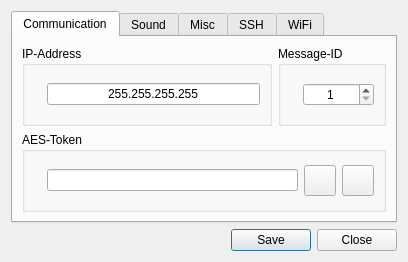
<?xml version="1.0" encoding="UTF-8"?>
<ui version="4.0">
 <class>Dialog_Setup</class>
 <widget class="QDialog" name="Dialog_Setup">
  <property name="geometry">
   <rect>
    <x>0</x>
    <y>0</y>
    <width>408</width>
    <height>262</height>
   </rect>
  </property>
  <property name="windowTitle">
   <string>Configuration</string>
  </property>
  <property name="windowIcon">
   <iconset resource="../rrcc.qrc">
    <normaloff>:/png/png/setup.png</normaloff>:/png/png/setup.png</iconset>
  </property>
  <layout class="QVBoxLayout" name="verticalLayout">
   <item>
    <widget class="QTabWidget" name="tabWidget">
     <property name="currentIndex">
      <number>0</number>
     </property>
     <property name="iconSize">
      <size>
       <width>24</width>
       <height>24</height>
      </size>
     </property>
     <widget class="QWidget" name="tab_communication">
      <attribute name="icon">
       <iconset resource="../rrcc.qrc">
        <normaloff>:/png/png/communication.png</normaloff>:/png/png/communication.png</iconset>
      </attribute>
      <attribute name="title">
       <string>Communication</string>
      </attribute>
      <layout class="QVBoxLayout" name="verticalLayout_3">
       <item>
        <layout class="QHBoxLayout" name="horizontalLayout_5">
         <item>
          <widget class="QGroupBox" name="groupBox">
           <property name="title">
            <string>IP-Address</string>
           </property>
           <layout class="QVBoxLayout" name="verticalLayout_2">
            <item>
             <layout class="QHBoxLayout" name="horizontalLayout">
              <item>
               <widget class="QLabel" name="label">
                <property name="text">
                 <string/>
                </property>
                <property name="pixmap">
                 <pixmap resource="../rrcc.qrc">:/png/png/network.png</pixmap>
                </property>
               </widget>
              </item>
              <item>
               <widget class="QLineEdit" name="lineEdit_ip">
                <property name="text">
                 <string notr="true">255.255.255.255</string>
                </property>
                <property name="maxLength">
                 <number>15</number>
                </property>
                <property name="alignment">
                 <set>Qt::AlignCenter</set>
                </property>
               </widget>
              </item>
             </layout>
            </item>
           </layout>
          </widget>
         </item>
         <item>
          <widget class="QGroupBox" name="groupBox_4">
           <property name="title">
            <string>Message-ID</string>
           </property>
           <layout class="QHBoxLayout" name="horizontalLayout_6">
            <item>
             <widget class="QLabel" name="label_5">
              <property name="text">
               <string/>
              </property>
              <property name="pixmap">
               <pixmap resource="../rrcc.qrc">:/png/png/msgid.png</pixmap>
              </property>
             </widget>
            </item>
            <item>
             <widget class="QSpinBox" name="spinBox_id">
              <property name="alignment">
               <set>Qt::AlignCenter</set>
              </property>
              <property name="showGroupSeparator" stdset="0">
               <bool>true</bool>
              </property>
              <property name="minimum">
               <number>1</number>
              </property>
              <property name="maximum">
               <number>1000000</number>
              </property>
             </widget>
            </item>
           </layout>
          </widget>
         </item>
        </layout>
       </item>
       <item>
        <widget class="QGroupBox" name="groupBox_2">
         <property name="title">
          <string>AES-Token</string>
         </property>
         <layout class="QHBoxLayout" name="horizontalLayout_2">
          <item>
           <widget class="QLabel" name="label_2">
            <property name="text">
             <string/>
            </property>
            <property name="pixmap">
             <pixmap resource="../rrcc.qrc">:/png/png/padlock.png</pixmap>
            </property>
           </widget>
          </item>
          <item>
           <widget class="QLineEdit" name="lineEdit_token">
            <property name="minimumSize">
             <size>
              <width>230</width>
              <height>0</height>
             </size>
            </property>
            <property name="text">
             <string notr="true"/>
            </property>
            <property name="maxLength">
             <number>32767</number>
            </property>
            <property name="cursorPosition">
             <number>0</number>
            </property>
            <property name="alignment">
             <set>Qt::AlignCenter</set>
            </property>
           </widget>
          </item>
          <item>
           <widget class="QToolButton" name="toolButton_ssh">
            <property name="text">
             <string/>
            </property>
            <property name="icon">
             <iconset resource="../rrcc.qrc">
              <normaloff>:/png/png/gift.png</normaloff>:/png/png/gift.png</iconset>
            </property>
            <property name="iconSize">
             <size>
              <width>24</width>
              <height>24</height>
             </size>
            </property>
           </widget>
          </item>
          <item>
           <widget class="QToolButton" name="toolButton_convert">
            <property name="text">
             <string/>
            </property>
            <property name="icon">
             <iconset resource="../rrcc.qrc">
              <normaloff>:/png/png/converter.png</normaloff>:/png/png/converter.png</iconset>
            </property>
            <property name="iconSize">
             <size>
              <width>24</width>
              <height>24</height>
             </size>
            </property>
           </widget>
          </item>
         </layout>
        </widget>
       </item>
      </layout>
     </widget>
     <widget class="QWidget" name="tab_sound">
      <attribute name="icon">
       <iconset resource="../rrcc.qrc">
        <normaloff>:/png/png/sound.png</normaloff>:/png/png/sound.png</iconset>
      </attribute>
      <attribute name="title">
       <string>Sound</string>
      </attribute>
      <layout class="QVBoxLayout" name="verticalLayout_7">
       <item>
        <widget class="QGroupBox" name="groupBox_5">
         <property name="title">
          <string>Volume</string>
         </property>
         <layout class="QHBoxLayout" name="horizontalLayout_7">
          <item>
           <widget class="QLabel" name="label_6">
            <property name="text">
             <string/>
            </property>
            <property name="pixmap">
             <pixmap resource="../rrcc.qrc">:/png/png/volume.png</pixmap>
            </property>
           </widget>
          </item>
          <item>
           <widget class="QSlider" name="horizontalSlider_volume">
            <property name="maximum">
             <number>100</number>
            </property>
            <property name="orientation">
             <enum>Qt::Horizontal</enum>
            </property>
            <property name="tickPosition">
             <enum>QSlider::TicksBothSides</enum>
            </property>
            <property name="tickInterval">
             <number>5</number>
            </property>
           </widget>
          </item>
          <item>
           <widget class="QLabel" name="label_volume">
            <property name="text">
             <string notr="true">0</string>
            </property>
            <property name="alignment">
             <set>Qt::AlignCenter</set>
            </property>
           </widget>
          </item>
         </layout>
        </widget>
       </item>
       <item>
        <layout class="QHBoxLayout" name="horizontalLayout_9">
         <item>
          <widget class="QGroupBox" name="groupBox_dnd">
           <property name="title">
            <string>Do Not Disturb</string>
           </property>
           <property name="checkable">
            <bool>true</bool>
           </property>
           <property name="checked">
            <bool>false</bool>
           </property>
           <layout class="QHBoxLayout" name="horizontalLayout_10">
            <item>
             <widget class="QLabel" name="label_8">
              <property name="sizePolicy">
               <sizepolicy hsizetype="Fixed" vsizetype="Preferred">
                <horstretch>0</horstretch>
                <verstretch>0</verstretch>
               </sizepolicy>
              </property>
              <property name="text">
               <string/>
              </property>
              <property name="pixmap">
               <pixmap resource="../rrcc.qrc">:/png/png/mute.png</pixmap>
              </property>
             </widget>
            </item>
            <item>
             <widget class="QTimeEdit" name="timeEdit_dnd1">
              <property name="displayFormat">
               <string notr="true">HH:mm</string>
              </property>
             </widget>
            </item>
            <item>
             <widget class="QTimeEdit" name="timeEdit_dnd0"/>
            </item>
           </layout>
          </widget>
         </item>
         <item>
          <widget class="QGroupBox" name="groupBox_6">
           <property name="title">
            <string>Voice</string>
           </property>
           <layout class="QHBoxLayout" name="horizontalLayout_8">
            <item>
             <widget class="QLabel" name="label_7">
              <property name="sizePolicy">
               <sizepolicy hsizetype="Fixed" vsizetype="Preferred">
                <horstretch>0</horstretch>
                <verstretch>0</verstretch>
               </sizepolicy>
              </property>
              <property name="text">
               <string/>
              </property>
              <property name="pixmap">
               <pixmap resource="../rrcc.qrc">:/png/png/voice.png</pixmap>
              </property>
             </widget>
            </item>
            <item>
             <widget class="QToolButton" name="toolButton_sound_install">
              <property name="text">
               <string notr="true"/>
              </property>
              <property name="icon">
               <iconset resource="../rrcc.qrc">
                <normaloff>:/png/png/open.png</normaloff>:/png/png/open.png</iconset>
              </property>
              <property name="iconSize">
               <size>
                <width>24</width>
                <height>24</height>
               </size>
              </property>
             </widget>
            </item>
            <item>
             <widget class="QToolButton" name="toolButton_sound_pack">
              <property name="text">
               <string notr="true"/>
              </property>
              <property name="icon">
               <iconset resource="../rrcc.qrc">
                <normaloff>:/png/png/compress.png</normaloff>:/png/png/compress.png</iconset>
              </property>
              <property name="iconSize">
               <size>
                <width>24</width>
                <height>24</height>
               </size>
              </property>
             </widget>
            </item>
            <item>
             <widget class="QToolButton" name="toolButton_sound_unpack">
              <property name="text">
               <string/>
              </property>
              <property name="icon">
               <iconset resource="../rrcc.qrc">
                <normaloff>:/png/png/decompress.png</normaloff>:/png/png/decompress.png</iconset>
              </property>
              <property name="iconSize">
               <size>
                <width>24</width>
                <height>24</height>
               </size>
              </property>
             </widget>
            </item>
           </layout>
          </widget>
         </item>
        </layout>
       </item>
      </layout>
     </widget>
     <widget class="QWidget" name="tab_misc">
      <attribute name="icon">
       <iconset resource="../rrcc.qrc">
        <normaloff>:/png/png/misc.png</normaloff>:/png/png/misc.png</iconset>
      </attribute>
      <attribute name="title">
       <string>Misc</string>
      </attribute>
      <layout class="QVBoxLayout" name="verticalLayout_4">
       <item>
        <widget class="QGroupBox" name="groupBox_carpet">
         <property name="title">
          <string>Carpet Mode</string>
         </property>
         <property name="alignment">
          <set>Qt::AlignLeading|Qt::AlignLeft|Qt::AlignVCenter</set>
         </property>
         <property name="checkable">
          <bool>true</bool>
         </property>
         <property name="checked">
          <bool>false</bool>
         </property>
         <layout class="QHBoxLayout" name="horizontalLayout_15">
          <item>
           <widget class="QSpinBox" name="spinBox_carpet_integral">
            <property name="alignment">
             <set>Qt::AlignCenter</set>
            </property>
            <property name="maximum">
             <number>1000</number>
            </property>
            <property name="value">
             <number>0</number>
            </property>
           </widget>
          </item>
          <item>
           <widget class="QSpinBox" name="spinBox_carpet_high">
            <property name="alignment">
             <set>Qt::AlignCenter</set>
            </property>
            <property name="maximum">
             <number>1000</number>
            </property>
            <property name="value">
             <number>0</number>
            </property>
           </widget>
          </item>
          <item>
           <widget class="QSpinBox" name="spinBox_carpet_low">
            <property name="alignment">
             <set>Qt::AlignCenter</set>
            </property>
            <property name="maximum">
             <number>1000</number>
            </property>
            <property name="value">
             <number>0</number>
            </property>
           </widget>
          </item>
          <item>
           <widget class="QSpinBox" name="spinBox_carpet_stalltime">
            <property name="alignment">
             <set>Qt::AlignCenter</set>
            </property>
            <property name="value">
             <number>0</number>
            </property>
           </widget>
          </item>
          <item>
           <widget class="QToolButton" name="toolButton_carpet_reset">
            <property name="text">
             <string/>
            </property>
            <property name="icon">
             <iconset resource="../rrcc.qrc">
              <normaloff>:/png/png/reset.png</normaloff>:/png/png/reset.png</iconset>
            </property>
            <property name="iconSize">
             <size>
              <width>24</width>
              <height>24</height>
             </size>
            </property>
           </widget>
          </item>
         </layout>
        </widget>
       </item>
       <item>
        <widget class="QGroupBox" name="groupBox_7">
         <property name="enabled">
          <bool>false</bool>
         </property>
         <property name="title">
          <string>Reserved</string>
         </property>
        </widget>
       </item>
      </layout>
     </widget>
     <widget class="QWidget" name="tab_ssh">
      <attribute name="icon">
       <iconset resource="../rrcc.qrc">
        <normaloff>:/png/png/ssh.png</normaloff>:/png/png/ssh.png</iconset>
      </attribute>
      <attribute name="title">
       <string notr="true">SSH</string>
      </attribute>
      <layout class="QVBoxLayout" name="verticalLayout_9">
       <item>
        <layout class="QHBoxLayout" name="horizontalLayout_13">
         <item>
          <widget class="QGroupBox" name="groupBox_8">
           <property name="title">
            <string>Username</string>
           </property>
           <layout class="QHBoxLayout" name="horizontalLayout_11">
            <item>
             <widget class="QLabel" name="label_10">
              <property name="text">
               <string/>
              </property>
              <property name="pixmap">
               <pixmap resource="../rrcc.qrc">:/png/png/user.png</pixmap>
              </property>
             </widget>
            </item>
            <item>
             <widget class="QLineEdit" name="lineEdit_ssh_username">
              <property name="text">
               <string notr="true">root</string>
              </property>
              <property name="alignment">
               <set>Qt::AlignCenter</set>
              </property>
             </widget>
            </item>
           </layout>
          </widget>
         </item>
         <item>
          <widget class="QGroupBox" name="groupBox_ssh_password">
           <property name="title">
            <string>Password</string>
           </property>
           <property name="checkable">
            <bool>true</bool>
           </property>
           <property name="checked">
            <bool>false</bool>
           </property>
           <layout class="QHBoxLayout" name="horizontalLayout_14">
            <item>
             <widget class="QLabel" name="label_11">
              <property name="text">
               <string/>
              </property>
              <property name="pixmap">
               <pixmap resource="../rrcc.qrc">:/png/png/pin.png</pixmap>
              </property>
             </widget>
            </item>
            <item>
             <widget class="QLineEdit" name="lineEdit_ssh_password">
              <property name="echoMode">
               <enum>QLineEdit::Password</enum>
              </property>
              <property name="alignment">
               <set>Qt::AlignCenter</set>
              </property>
             </widget>
            </item>
           </layout>
          </widget>
         </item>
        </layout>
       </item>
       <item>
        <widget class="QGroupBox" name="groupBox_ssh_keyfile">
         <property name="title">
          <string>Keyfile</string>
         </property>
         <property name="checkable">
          <bool>true</bool>
         </property>
         <property name="checked">
          <bool>true</bool>
         </property>
         <layout class="QHBoxLayout" name="horizontalLayout_12">
          <item>
           <widget class="QLabel" name="label_12">
            <property name="text">
             <string/>
            </property>
            <property name="pixmap">
             <pixmap resource="../rrcc.qrc">:/png/png/safe.png</pixmap>
            </property>
           </widget>
          </item>
          <item>
           <widget class="QLineEdit" name="lineEdit_ssh_keyfile">
            <property name="alignment">
             <set>Qt::AlignCenter</set>
            </property>
            <property name="readOnly">
             <bool>true</bool>
            </property>
           </widget>
          </item>
          <item>
           <widget class="QToolButton" name="toolButton_ssh_keyfile">
            <property name="text">
             <string/>
            </property>
            <property name="icon">
             <iconset resource="../rrcc.qrc">
              <normaloff>:/png/png/open.png</normaloff>:/png/png/open.png</iconset>
            </property>
            <property name="iconSize">
             <size>
              <width>24</width>
              <height>24</height>
             </size>
            </property>
           </widget>
          </item>
         </layout>
        </widget>
       </item>
      </layout>
     </widget>
     <widget class="QWidget" name="tab_wifi">
      <attribute name="icon">
       <iconset resource="../rrcc.qrc">
        <normaloff>:/png/png/wifi.png</normaloff>:/png/png/wifi.png</iconset>
      </attribute>
      <attribute name="title">
       <string>WiFi</string>
      </attribute>
      <layout class="QVBoxLayout" name="verticalLayout_5">
       <item>
        <widget class="QGroupBox" name="groupBox_3">
         <property name="title">
          <string>Credentials</string>
         </property>
         <layout class="QVBoxLayout" name="verticalLayout_6" stretch="0,0,0,0">
          <item>
           <layout class="QHBoxLayout" name="horizontalLayout_3">
            <item>
             <widget class="QLabel" name="label_3">
              <property name="text">
               <string/>
              </property>
              <property name="pixmap">
               <pixmap resource="../rrcc.qrc">:/png/png/ssid.png</pixmap>
              </property>
             </widget>
            </item>
            <item>
             <widget class="QLineEdit" name="lineEdit_ssid">
              <property name="text">
               <string>&lt;SSID&gt;</string>
              </property>
              <property name="alignment">
               <set>Qt::AlignCenter</set>
              </property>
             </widget>
            </item>
           </layout>
          </item>
          <item>
           <layout class="QHBoxLayout" name="horizontalLayout_4">
            <property name="bottomMargin">
             <number>5</number>
            </property>
            <item>
             <widget class="QLabel" name="label_4">
              <property name="text">
               <string/>
              </property>
              <property name="pixmap">
               <pixmap resource="../rrcc.qrc">:/png/png/key.png</pixmap>
              </property>
             </widget>
            </item>
            <item>
             <widget class="QLineEdit" name="lineEdit_key">
              <property name="text">
               <string>&lt;KEY&gt;</string>
              </property>
              <property name="alignment">
               <set>Qt::AlignCenter</set>
              </property>
             </widget>
            </item>
           </layout>
          </item>
          <item>
           <widget class="Line" name="line">
            <property name="orientation">
             <enum>Qt::Horizontal</enum>
            </property>
           </widget>
          </item>
          <item>
           <widget class="QLabel" name="label_9">
            <property name="styleSheet">
             <string notr="true">color: rgb(255, 0, 0);</string>
            </property>
            <property name="text">
             <string>Set new credentials will change your device token!</string>
            </property>
            <property name="alignment">
             <set>Qt::AlignCenter</set>
            </property>
           </widget>
          </item>
         </layout>
        </widget>
       </item>
      </layout>
     </widget>
    </widget>
   </item>
   <item>
    <widget class="QDialogButtonBox" name="buttonBox">
     <property name="standardButtons">
      <set>QDialogButtonBox::Close|QDialogButtonBox::Save</set>
     </property>
    </widget>
   </item>
  </layout>
 </widget>
 <resources>
  <include location="../rrcc.qrc"/>
 </resources>
 <connections/>
</ui>
